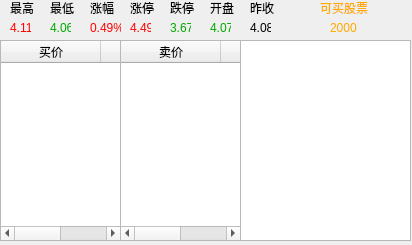
<?xml version="1.0" encoding="UTF-8"?>
<ui version="4.0">
 <class>Frame_symbol</class>
 <widget class="QFrame" name="Frame_symbol">
  <property name="geometry">
   <rect>
    <x>0</x>
    <y>0</y>
    <width>412</width>
    <height>245</height>
   </rect>
  </property>
  <property name="windowTitle">
   <string>京东方A - 000725</string>
  </property>
  <property name="frameShape">
   <enum>QFrame::Shape::NoFrame</enum>
  </property>
  <property name="frameShadow">
   <enum>QFrame::Shadow::Plain</enum>
  </property>
  <widget class="QTableWidget" name="tableWidget">
   <property name="geometry">
    <rect>
     <x>0</x>
     <y>40</y>
     <width>121</width>
     <height>201</height>
    </rect>
   </property>
   <property name="maximumSize">
    <size>
     <width>121</width>
     <height>16777215</height>
    </size>
   </property>
   <property name="layoutDirection">
    <enum>Qt::LayoutDirection::LeftToRight</enum>
   </property>
   <property name="wordWrap">
    <bool>true</bool>
   </property>
   <property name="cornerButtonEnabled">
    <bool>true</bool>
   </property>
   <column>
    <property name="text">
     <string>买价</string>
    </property>
   </column>
   <column>
    <property name="text">
     <string>买量</string>
    </property>
   </column>
  </widget>
  <widget class="QTableWidget" name="tableWidget_2">
   <property name="geometry">
    <rect>
     <x>120</x>
     <y>40</y>
     <width>121</width>
     <height>201</height>
    </rect>
   </property>
   <column>
    <property name="text">
     <string>卖价</string>
    </property>
   </column>
   <column>
    <property name="text">
     <string>卖量</string>
    </property>
   </column>
  </widget>
  <widget class="QTableWidget" name="tableWidget_3">
   <property name="geometry">
    <rect>
     <x>240</x>
     <y>40</y>
     <width>171</width>
     <height>201</height>
    </rect>
   </property>
  </widget>
  <widget class="QLabel" name="label">
   <property name="geometry">
    <rect>
     <x>10</x>
     <y>0</y>
     <width>31</width>
     <height>16</height>
    </rect>
   </property>
   <property name="text">
    <string>最高</string>
   </property>
  </widget>
  <widget class="QLabel" name="label_2">
   <property name="geometry">
    <rect>
     <x>10</x>
     <y>20</y>
     <width>21</width>
     <height>16</height>
    </rect>
   </property>
   <property name="styleSheet">
    <string notr="true">color: rgb(255, 0, 0);</string>
   </property>
   <property name="text">
    <string>4.11</string>
   </property>
  </widget>
  <widget class="QLabel" name="label_3">
   <property name="geometry">
    <rect>
     <x>50</x>
     <y>0</y>
     <width>31</width>
     <height>16</height>
    </rect>
   </property>
   <property name="text">
    <string>最低</string>
   </property>
  </widget>
  <widget class="QLabel" name="label_4">
   <property name="geometry">
    <rect>
     <x>50</x>
     <y>20</y>
     <width>21</width>
     <height>16</height>
    </rect>
   </property>
   <property name="styleSheet">
    <string notr="true">color: rgb(0, 170, 0);</string>
   </property>
   <property name="text">
    <string>4.06</string>
   </property>
  </widget>
  <widget class="QLabel" name="label_5">
   <property name="geometry">
    <rect>
     <x>90</x>
     <y>0</y>
     <width>31</width>
     <height>16</height>
    </rect>
   </property>
   <property name="text">
    <string>涨幅</string>
   </property>
  </widget>
  <widget class="QLabel" name="label_6">
   <property name="geometry">
    <rect>
     <x>90</x>
     <y>20</y>
     <width>31</width>
     <height>16</height>
    </rect>
   </property>
   <property name="styleSheet">
    <string notr="true">color: rgb(255, 0, 0);</string>
   </property>
   <property name="text">
    <string>0.49%</string>
   </property>
  </widget>
  <widget class="QLabel" name="label_7">
   <property name="geometry">
    <rect>
     <x>130</x>
     <y>0</y>
     <width>31</width>
     <height>16</height>
    </rect>
   </property>
   <property name="text">
    <string>涨停</string>
   </property>
  </widget>
  <widget class="QLabel" name="label_8">
   <property name="geometry">
    <rect>
     <x>130</x>
     <y>20</y>
     <width>21</width>
     <height>16</height>
    </rect>
   </property>
   <property name="styleSheet">
    <string notr="true">color: rgb(255, 0, 0);</string>
   </property>
   <property name="text">
    <string>4.49</string>
   </property>
  </widget>
  <widget class="QLabel" name="label_9">
   <property name="geometry">
    <rect>
     <x>170</x>
     <y>0</y>
     <width>31</width>
     <height>16</height>
    </rect>
   </property>
   <property name="text">
    <string>跌停</string>
   </property>
  </widget>
  <widget class="QLabel" name="label_10">
   <property name="geometry">
    <rect>
     <x>170</x>
     <y>20</y>
     <width>21</width>
     <height>16</height>
    </rect>
   </property>
   <property name="styleSheet">
    <string notr="true">color: rgb(0, 170, 0);</string>
   </property>
   <property name="text">
    <string>3.67</string>
   </property>
  </widget>
  <widget class="QLabel" name="label_11">
   <property name="geometry">
    <rect>
     <x>210</x>
     <y>0</y>
     <width>31</width>
     <height>16</height>
    </rect>
   </property>
   <property name="text">
    <string>开盘</string>
   </property>
  </widget>
  <widget class="QLabel" name="label_12">
   <property name="geometry">
    <rect>
     <x>210</x>
     <y>20</y>
     <width>21</width>
     <height>16</height>
    </rect>
   </property>
   <property name="styleSheet">
    <string notr="true">color: rgb(0, 170, 0);</string>
   </property>
   <property name="text">
    <string>4.07</string>
   </property>
  </widget>
  <widget class="QLabel" name="label_13">
   <property name="geometry">
    <rect>
     <x>250</x>
     <y>0</y>
     <width>31</width>
     <height>16</height>
    </rect>
   </property>
   <property name="styleSheet">
    <string notr="true"/>
   </property>
   <property name="text">
    <string>昨收</string>
   </property>
  </widget>
  <widget class="QLabel" name="label_14">
   <property name="geometry">
    <rect>
     <x>250</x>
     <y>20</y>
     <width>21</width>
     <height>16</height>
    </rect>
   </property>
   <property name="text">
    <string>4.08</string>
   </property>
  </widget>
  <widget class="QLabel" name="label_15">
   <property name="geometry">
    <rect>
     <x>320</x>
     <y>0</y>
     <width>61</width>
     <height>16</height>
    </rect>
   </property>
   <property name="styleSheet">
    <string notr="true">color: rgb(255, 170, 0);</string>
   </property>
   <property name="text">
    <string>可买股票</string>
   </property>
  </widget>
  <widget class="QLabel" name="label_16">
   <property name="geometry">
    <rect>
     <x>330</x>
     <y>20</y>
     <width>51</width>
     <height>16</height>
    </rect>
   </property>
   <property name="styleSheet">
    <string notr="true">color: rgb(255, 170, 0);</string>
   </property>
   <property name="text">
    <string>2000</string>
   </property>
  </widget>
 </widget>
 <resources/>
 <connections/>
</ui>
